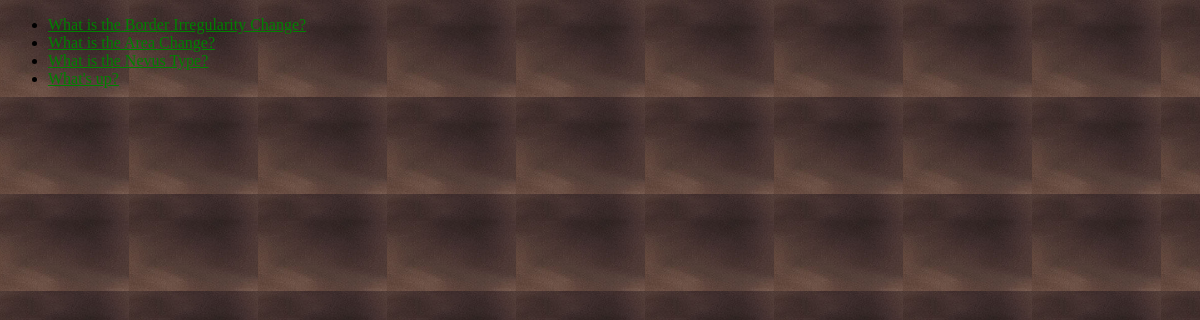
The page /nevi_classifier/ on the database as committed earlier.
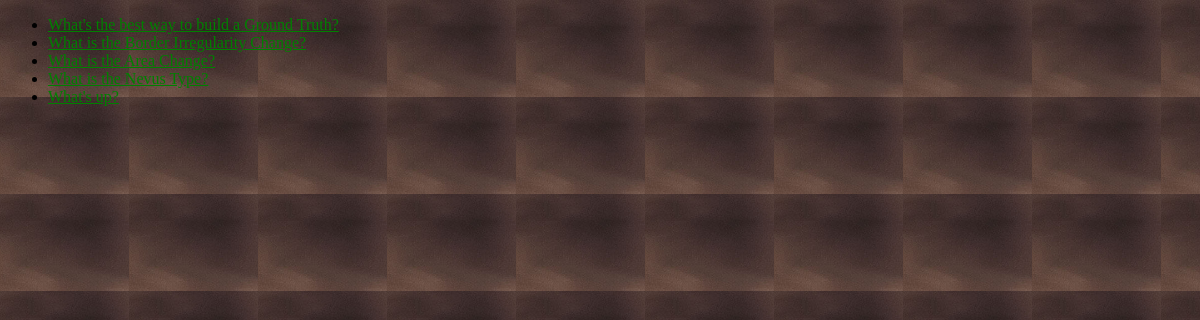
The same page on the database as committed later.
### nevi_classifier/models.py (models this page shows, shortened)
class Question(models.Model):
    question_text = models.CharField(max_length=200)
    pub_date = models.DateTimeField('date published')

### nevi_classifier/views.py (the view)
# urls.py: path('', views.IndexView.as_view(), name='index'),
class IndexView(generic.ListView):
    template_name = 'nevi_classifier/index.html'
    context_object_name = 'latest_question_list'
    def get_queryset(self):
        return Question.objects.filter(
            pub_date__lte=timezone.now()
        ).order_by('-pub_date')[:5]

### nevi_classifier/templates/nevi_classifier/index.html (shortened to what this page needs)
<!DOCTYPE html>
<html lang="en">
<head>
    {% load static %}
    <link rel="stylesheet" type="text/css" href="{% static 'nevi_classifier/style.css' %}">
</head>
<body>
    {% if latest_question_list %}
    <ul>
    {% for question in latest_question_list %}
        <li><a href="{% url 'nevi_classifier:detail' question.id %}">{{ question.question_text }}</a></li>
    {% endfor %}
    </ul>
    {% else %}
       <p>No polls are available.</p>
    {% endif %}
</body>
</html>

Rows that differ between the two databases and show on the page:
added Question: question_text "What's the best way to build a Ground Truth?"
